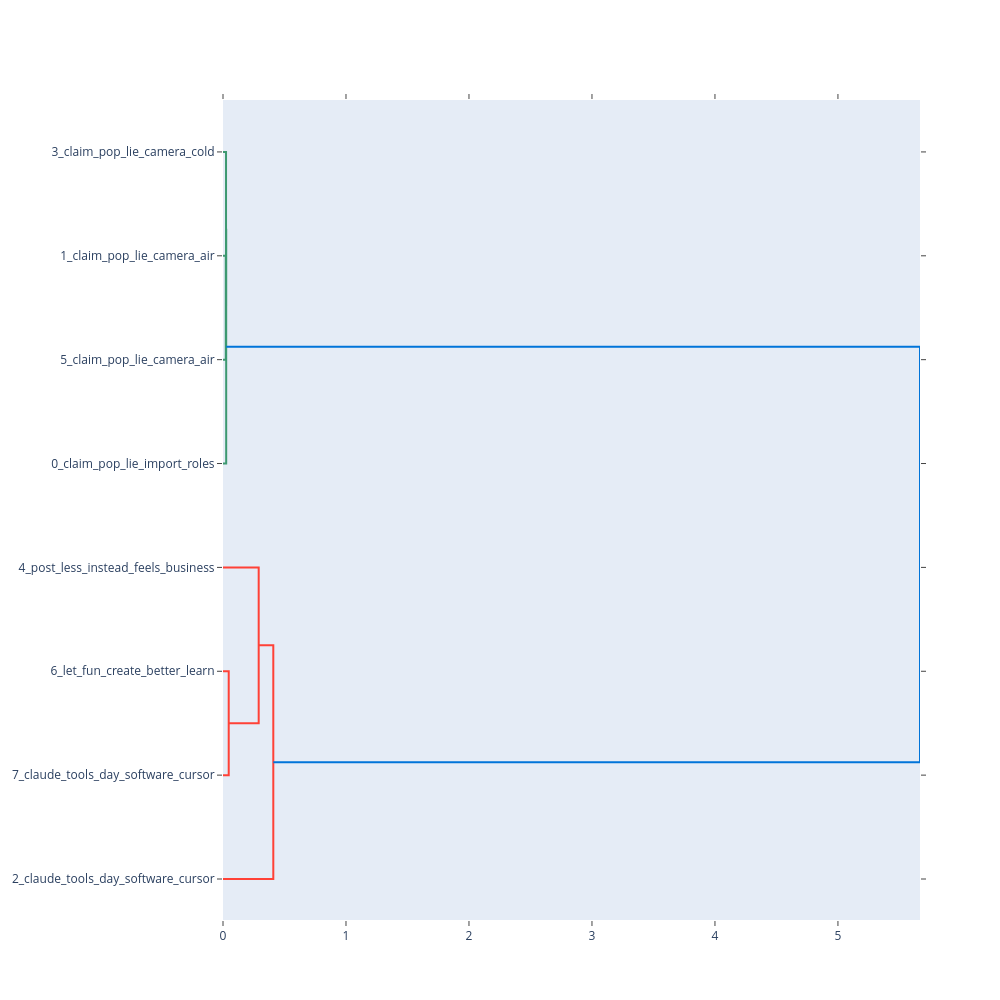

Notebook source saved alongside this figure:
### Code cell
# Hierarchical view of topics
fig = model.visualize_topic_hierarchy()
fig.show()

### Figure 1 — Plotly figure (JSON) as saved in the notebook; plotly's stock layout.template omitted (floating-point values rounded to 4 significant figures)
{"data": [{"hoverinfo": "text", "marker": {"color": "rgb(61,153,112)"}, "mode": "lines", "type": "scatter", "x": [0.0, 0.02263, 0.02263, 0.0], "xaxis": "x", "y": [-15.0, -15.0, -25.0, -25.0], "yaxis": "y"}, {"hoverinfo": "text", "marker": {"color": "rgb(61,153,112)"}, "mode": "lines", "type": "scatter", "x": [0.0, 0.02466, 0.02466, 0.02263], "xaxis": "x", "y": [-5.0, -5.0, -20.0, -20.0], "yaxis": "y"}, {"hoverinfo": "text", "marker": {"color": "rgb(61,153,112)"}, "mode": "lines", "type": "scatter", "x": [0.02466, 0.02596, 0.02596, 0.0], "xaxis": "x", "y": [-12.5, -12.5, -35.0, -35.0], "yaxis": "y"}, {"hoverinfo": "text", "marker": {"color": "rgb(255,65,54)"}, "mode": "lines", "type": "scatter", "x": [0.0, 0.04652, 0.04652, 0.0], "xaxis": "x", "y": [-55.0, -55.0, -65.0, -65.0], "yaxis": "y"}, {"hoverinfo": "text", "marker": {"color": "rgb(255,65,54)"}, "mode": "lines", "type": "scatter", "x": [0.0, 0.2902, 0.2902, 0.04652], "xaxis": "x", "y": [-45.0, -45.0, -60.0, -60.0], "yaxis": "y"}, {"hoverinfo": "text", "marker": {"color": "rgb(255,65,54)"}, "mode": "lines", "type": "scatter", "x": [0.2902, 0.409, 0.409, 0.0], "xaxis": "x", "y": [-52.5, -52.5, -75.0, -75.0], "yaxis": "y"}, {"hoverinfo": "text", "marker": {"color": "rgb(0,116,217)"}, "mode": "lines", "type": "scatter", "x": [0.02596, 5.667, 5.667, 0.409], "xaxis": "x", "y": [-23.75, -23.75, -63.75, -63.75], "yaxis": "y"}], "layout": {"autosize": false, "height": 1000, "hovermode": "closest", "showlegend": false, "width": 1000, "xaxis": {"mirror": "allticks", "rangemode": "tozero", "showgrid": false, "showline": true, "showticklabels": true, "ticks": "outside", "type": "linear", "zeroline": false}, "yaxis": {"mirror": "allticks", "rangemode": "tozero", "showgrid": false, "showline": true, "showticklabels": true, "tickmode": "array", "ticks": "outside", "ticktext": ["3_claim_pop_lie_camera_cold", "1_claim_pop_lie_camera_air", "5_claim_pop_lie_camera_air", "0_claim_pop_lie_import_roles", "4_post_less_instead_feels_business", "6_let_fun_create_better_learn", "7_claude_tools_day_software_cursor", "2_claude_tools_day_software_cursor"], "tickvals": [-5, -15, -25, -35, -45, -55, -65, -75], "type": "linear", "zeroline": false}}}
